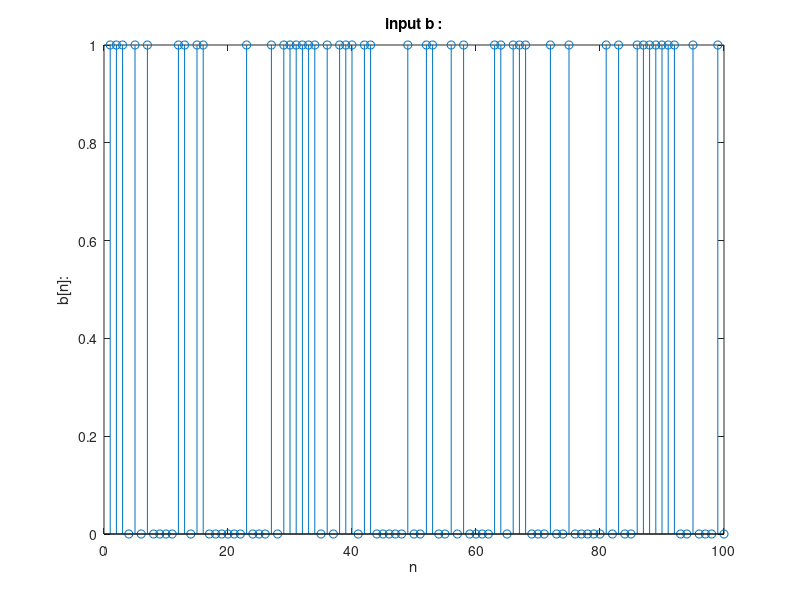

Write MATLAB code to recreate this figure. (Note: this script raises an error after producing the figure.)
clc
clear all
close all

fs = 1e6;
TPulse = 10e-3;
fc = 10e3;
BW = 1e3;
Ts = 1/fs;

%% part 1
OneShape = ones(1,TPulse/Ts);
ZeroShape = -OneShape;

N = 1000; %length of massage b[n]
b = randi([0 1],1,N);
figure(1)
stem(b)
title('input b :')
ylabel('b[n]:')
xlabel('n')
xlim([0 100])

[b1, b2] = Divide(b);
figure(2)
subplot(2,1,1)
stem(b1)
xlim([0 50])
title('first part, b1 :')
subplot(2,1,2)
stem(b2)
title('second part b2 :')
xlim([0 50])

x1 = PulseShaping(b1,OneShape,ZeroShape);
x2 = PulseShaping(b2,OneShape,ZeroShape);
t = 0:Ts:(length(x1)-1)*Ts;
figure(3)
subplot(2,1,1)
plot(t,x1)
xlim([0 500e-3])
ylim([-2 2])
title('first part, x1 :')
subplot(2,1,2)
plot(t,x2)
title('second part, x2 :')
xlim([0 500e-3])
ylim([-2 2])

xc = AnalogMod(x1,x2,fs,fc);
figure(4)
subplot(2,1,1)
plot(t,xc)
xlim([0 50/fc])
ylim([-2 2])
title('xc befor channel :')

y = Channel(xc,fs,fc,BW);
subplot(2,1,2)
plot(t,y)
title('xc after channel :')
xlim([0 50/fc])
ylim([-2 2])

[y1, y2] = AnalogDemod(y,fs,BW,fc);
figure(5)
subplot(2,1,1)
plot(t,y1)
xlim([0 500e-3])
ylim([-2 2])
title('first part recived, y1 :')
subplot(2,1,2)
plot(t,y2)
title('second part recived, y2 :')
xlim([0 500e-3])
ylim([-2 2])

[one1, zero1, b1_hat] = MatchedFilt(y1, OneShape, ZeroShape);
[one2, zero2, b2_hat] = MatchedFilt(y2, OneShape, ZeroShape);
figure(6)
subplot(2,2,1)
plot(one1)
xlim([0 fs/2])
title('first part, oneMatched :')
subplot(2,2,2)
plot(zero1)
title('first part zeroMatched :')
xlim([0 fs/2])
subplot(2,2,3)
plot(one2)
xlim([0 fs/2])
title('second part, oneMatch :')
subplot(2,2,4)
plot(zero2)
title('second part zeroMatch :')
xlim([0 fs/2])

figure(7)
subplot(2,1,1)
stem(b1_hat)
xlim([0 50])
title('first part, b1-hat :')
subplot(2,1,2)
stem(b2_hat)
title('second part b2-hat :')
xlim([0 50])

b_hat = Combine(b1_hat,b2_hat);
figure(8)
subplot(2,1,1)
stem(b)
xlim([0 50])
title('Original message, b :')
subplot(2,1,2)
stem(b_hat)
title('Recieved message, b-hat :')
xlim([0 50])

%% AWGN for PAM
clc
close all

%sigma = 0:10:200;
sigma = 0:1:40;
snr = zeros(1,length(sigma));
error = zeros(1,length(sigma));
for j = 1:1:length(sigma)
    j
    N = 100;
    b = randi([0 1],1,N);
    [b1, b2] = Divide(b);
    x1 = PulseShaping(b1,OneShape,ZeroShape);
    x2 = PulseShaping(b2,OneShape,ZeroShape);
    xc = AnalogMod(x1,x2,fs,fc);
    y = Channel(xc,fs,fc,BW);
    E = sum(y.^2);
    snr(j) = 20*log10(E/sigma(j)^2);
    y = awgn(y,snr(j),20*log10(E));
    [y1, y2] = AnalogDemod(y,fs,BW,fc);
    [one1, zero1, b1_hat] = MatchedFilt(y1, OneShape, ZeroShape);
    [one2, zero2, b2_hat] = MatchedFilt(y2, OneShape, ZeroShape);
    b_hat = Combine(b1_hat,b2_hat);
    error(j) = sum(abs(b_hat-b))/N*100;
end

figure(1)
plot(sigma.^2,error)
title('probability of error over variance :')
ylabel('P Error percent')
xlabel('Variance')


%% scatterplot
clc
close all
sigma = linspace(0,10,4);
snr = zeros(1,length(sigma));
c = [0 2 2i 2+2i];

for j = 1:1:length(sigma)
    j
    N = 10;
    b = randi([0 1],1,N);
    [b1, b2] = Divide(b);
    x1 = PulseShaping(b1,OneShape,ZeroShape);
    x2 = PulseShaping(b2,OneShape,ZeroShape);
    xc = AnalogMod(x1,x2,fs,fc);
    y = Channel(xc,fs,fc,BW);
    E = sum(y.^2);
    snr(j) = 20*log10(E/sigma(j)^2);
    y = awgn(y,snr(j),20*log10(E));
    [y1, y2] = AnalogDemod(y,fs,BW,fc);
    [one1, zero1, b1_hat] = MatchedFilt(y1, OneShape, ZeroShape);
    [one2, zero2, b2_hat] = MatchedFilt(y2, OneShape, ZeroShape);
    b_hat = Combine(b1_hat,b2_hat);
    %z = abs(y1(1:length(OneShape):end)) + 1i.*abs(y2(1:length(OneShape):end));
    z = one1/max(one1)+1 + 1i*one2/max(one2)+1i;
    %h = scatterplot(z,[],[],'.');
    h = scatter(one1/max(one1)+1, one2/max(one2)+1,'LineWidth',0.5);
    ylim([-1 3])
    xlim([-1 3])
    hold on
    scatterplot(c,[],[],'*r',h);
    hold off
end


%% part 2
t = 0:Ts:TPulse;
OneShape = sin(2*pi*500*t);
ZeroShape = -sin(2*pi*500*t);

N = 100; %length of massage b[n]
b = randi([0 1],1,N);
figure(1)
stem(b)
title('input b :')
ylabel('b[n]:')
xlabel('n')
xlim([0 100])

[b1, b2] = Divide(b);
figure(2)
subplot(2,1,1)
stem(b1)
xlim([0 50])
title('first part, b1 :')
subplot(2,1,2)
stem(b2)
title('second part b2 :')
xlim([0 50])

x1 = PulseShaping(b1,OneShape,ZeroShape);
x2 = PulseShaping(b2,OneShape,ZeroShape);
t = 0:Ts:(length(x1)-1)*Ts;
figure(3)
subplot(2,1,1)
plot(t,x1)
xlim([0 100e-3])
ylim([-2 2])
title('first part, x1 :')
subplot(2,1,2)
plot(t,x2)
title('second part, x2 :')
xlim([0 100e-3])
ylim([-2 2])

xc = AnalogMod(x1,x2,fs,fc);
figure(4)
subplot(2,1,1)
plot(t,xc)
xlim([0 50/fc])
title('xc befor channel :')

y = Channel(xc,fs,fc,BW);
subplot(2,1,2)
plot(t,y)
title('xc after channel :')
xlim([0 50/fc])
ylim([-2 2])

[y1, y2] = AnalogDemod(y,fs,BW,fc);
figure(5)
subplot(2,1,1)
plot(t,y1)
xlim([0 100e-3])
ylim([-2 2])
title('first part recived, y1 :')
subplot(2,1,2)
plot(t,y2)
title('second part recived, y2 :')
xlim([0 100e-3])
ylim([-2 2])

[one1, zero1, b1_hat] = MatchedFilt(y1, OneShape, ZeroShape);
[one2, zero2, b2_hat] = MatchedFilt(y2, OneShape, ZeroShape);
figure(6)
subplot(2,2,1)
plot(one1)
xlim([0 fs/8])
title('first part, oneMatched :')
subplot(2,2,2)
plot(zero1)
title('first part zeroMatched :')
xlim([0 fs/8])
subplot(2,2,3)
plot(one2)
xlim([0 fs/8])
title('second part, oneMatch :')
subplot(2,2,4)
plot(zero2)
title('second part zeroMatch :')
xlim([0 fs/8])

figure(7)
subplot(2,1,1)
stem(b1_hat)
xlim([0 50])
title('first part, b1-hat :')
subplot(2,1,2)
stem(b2_hat)
title('second part b2-hat :')
xlim([0 50])

b_hat = Combine(b1_hat,b2_hat);
figure(8)
subplot(2,1,1)
stem(b)
xlim([0 50])
title('Original message, b :')
subplot(2,1,2)
stem(b_hat)
title('Recieved message, b-hat :')
xlim([0 50])




%% AWGN for PSK
clc
close all

%sigma = 0:10:200;
sigma = 0:1:40;
snr = zeros(1,length(sigma));
error = zeros(1,length(sigma));
for j = 1:1:length(sigma)
    j
    N = 100;
    b = randi([0 1],1,N);
    [b1, b2] = Divide(b);
    x1 = PulseShaping(b1,OneShape,ZeroShape);
    x2 = PulseShaping(b2,OneShape,ZeroShape);
    xc = AnalogMod(x1,x2,fs,fc);
    y = Channel(xc,fs,fc,BW);
    E = sum(y.^2);
    snr(j) = 20*log10(E/sigma(j)^2);
    y = awgn(y,snr(j),20*log10(E));
    [y1, y2] = AnalogDemod(y,fs,BW,fc);
    [one1, zero1, b1_hat] = MatchedFilt(y1, OneShape, ZeroShape);
    [one2, zero2, b2_hat] = MatchedFilt(y2, OneShape, ZeroShape);
    b_hat = Combine(b1_hat,b2_hat);
    error(j) = sum(abs(b_hat-b))/N*100;
end

figure(1)
plot(sigma.^2,error)
title('probability of error over variance :')
ylabel('P Error percent')
xlabel('Variance')


%% scatterplot PSK
clc
close all
sigma = linspace(0,10,4);
snr = zeros(1,length(sigma));
c = [0 2 2i 2+2i];

for j = 1:1:length(sigma)
    j
    N = 10;
    b = randi([0 1],1,N);
    [b1, b2] = Divide(b);
    x1 = PulseShaping(b1,OneShape,ZeroShape);
    x2 = PulseShaping(b2,OneShape,ZeroShape);
    xc = AnalogMod(x1,x2,fs,fc);
    y = Channel(xc,fs,fc,BW);
    E = sum(y.^2);
    snr(j) = 20*log10(E/sigma(j)^2);
    y = awgn(y,snr(j),20*log10(E));
    [y1, y2] = AnalogDemod(y,fs,BW,fc);
    [one1, zero1, b1_hat] = MatchedFilt(y1, OneShape, ZeroShape);
    [one2, zero2, b2_hat] = MatchedFilt(y2, OneShape, ZeroShape);
    b_hat = Combine(b1_hat,b2_hat);
    %z = abs(y1(1:length(OneShape):end)) + 1i.*abs(y2(1:length(OneShape):end));
    z = one1/max(one1)+1 + 1i*one2/max(one2)+1i;
    %h = scatterplot(z,[],[],'.');
    h = scatter(one1/max(one1)+1, one2/max(one2)+1,'LineWidth',0.5);
    ylim([-1 3])
    xlim([-1 3])
    hold on
    scatterplot(c,[],[],'*r',h);
    hold off
end
